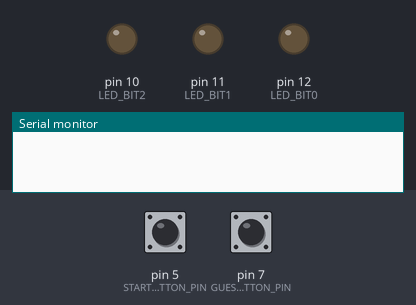
This sketch was run on a simulated Arduino Uno, built with avr-gcc and run on an emulated ATmega328P. On the bench: output pins drawn as LEDs (lit = HIGH), the last lines printed to the serial monitor. Inputs (shaded band) come from the test bench; at power-on: pin 5 (START_BUTTON_PIN) LOW, pin 7 (GUESS_BUTTON_PIN) LOW. Random numbers use the default seed unless the sketch sets one.

Above: at 1.2 s.
1.3 s: pin 5 (START_BUTTON_PIN) pulled HIGH for 0.15 s
At 2.5 s:
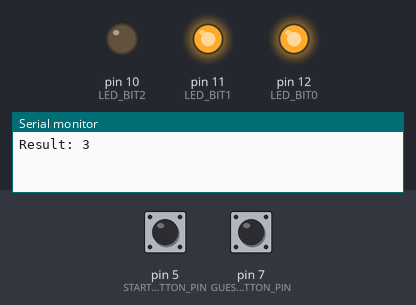
2.9 s: pin 7 (GUESS_BUTTON_PIN) pulled HIGH for 1 s
At 3.6 s:
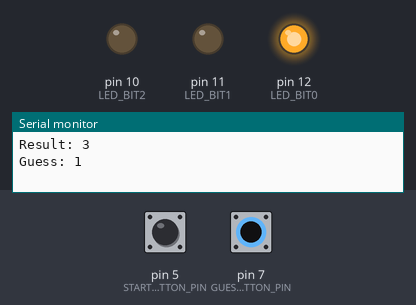
5.4 s: pin 5 (START_BUTTON_PIN) pulled HIGH for 1 s
At 5.7 s:
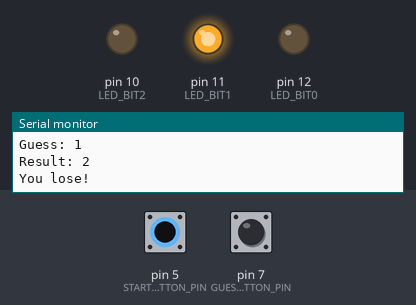
7.9 s: pin 5 (START_BUTTON_PIN) pulled HIGH for 3.2 s
At 8.8 s:
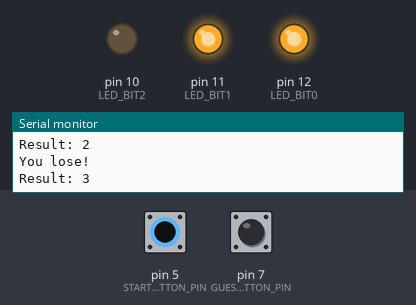
12.6 s: pin 5 (START_BUTTON_PIN) pulled HIGH for 0.15 s
At 13.6 s:
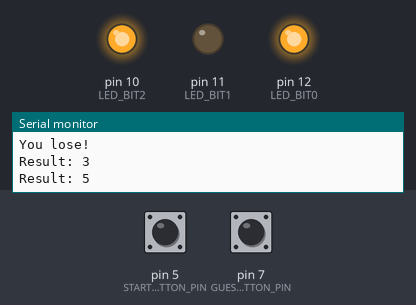
14.2 s: pin 7 (GUESS_BUTTON_PIN) pulled HIGH for 3.2 s
At 15.8 s:
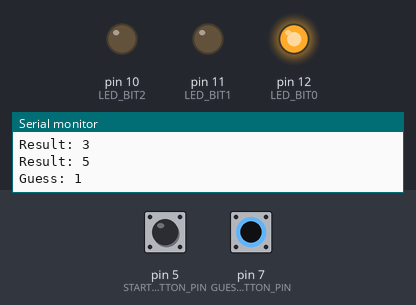
Timing chart, 0 to 17.3 s (numbered marks = the images above; inputs shaded):
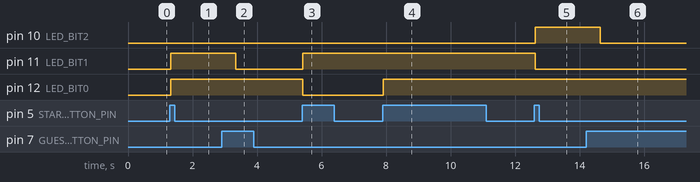

Measured:
- after the input at 1.3 s, pin 11 (LED_BIT1), pin 12 (LED_BIT0): LOW → HIGH at once
- after the input at 2.9 s, pin 11 (LED_BIT1): HIGH → LOW after 0.44 s
- after the input at 5.4 s, pin 11 (LED_BIT1): LOW → HIGH at once; pin 12 (LED_BIT0): HIGH → LOW at once
- after the input at 7.9 s, pin 12 (LED_BIT0): LOW → HIGH at once
- after the input at 12.6 s, pin 10 (LED_BIT2): LOW → HIGH at once; pin 11 (LED_BIT1): HIGH → LOW at once
- after the input at 14.2 s, pin 10 (LED_BIT2): HIGH → LOW after 0.44 s

The sketch:

DiceGame.pde
```cpp
#include <Bounce.h>

const unsigned int LED_BIT0 = 12;
const unsigned int LED_BIT1 = 11;
const unsigned int LED_BIT2 = 10;
const unsigned int START_BUTTON_PIN = 5;
const unsigned int GUESS_BUTTON_PIN = 7;
const unsigned int BAUD_RATE = 9600;

void setup() {
  pinMode(LED_BIT0, OUTPUT);
  pinMode(LED_BIT1, OUTPUT);
  pinMode(LED_BIT2, OUTPUT);
  pinMode(START_BUTTON_PIN, INPUT);
  pinMode(GUESS_BUTTON_PIN, INPUT);
  randomSeed(analogRead(A0));
  Serial.begin(BAUD_RATE);
}

const unsigned int DEBOUNCE_DELAY = 20;
Bounce start_button(START_BUTTON_PIN, DEBOUNCE_DELAY); // <label id="code.binary_die.bounce_start"/>
Bounce guess_button(GUESS_BUTTON_PIN, DEBOUNCE_DELAY); // <label id="code.binary_die.bounce_guess"/>
int guess = 0;

void loop() {
  handle_guess_button();
  handle_start_button();
}

void handle_guess_button() {
  if (guess_button.update()) {
    if (guess_button.read() == HIGH) {
      guess = (guess % 6) + 1; // <label id="code.binary_die.range_check"/>
      output_result(guess);
      Serial.print("Guess: ");
      Serial.println(guess);
    }
  }
}

void handle_start_button() {
  if (start_button.update()) {
    if (start_button.read() == HIGH) {
      const int result = random(1, 7);
      output_result(result);
      Serial.print("Result: ");
      Serial.println(result);
      if (guess > 0) {
        if (result == guess) {
          Serial.println("You win!");
          hooray();
        } else {
          Serial.println("You lose!");
        }
      }
      delay(2000);
      guess = 0;
    }
  }
}

void output_result(const long result) {
  digitalWrite(LED_BIT0, result & B001);
  digitalWrite(LED_BIT1, result & B010);
  digitalWrite(LED_BIT2, result & B100);
}

void hooray() {
  for (int i = 0; i < 3; i++) {
    output_result(7);
    delay(500);
    output_result(0);
    delay(500);
  }
}
```
